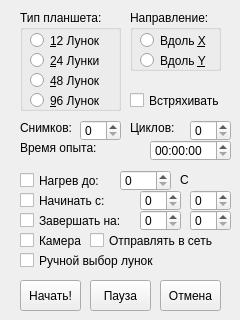
<?xml version="1.0" encoding="UTF-8"?>
<ui version="4.0">
 <class>Experiments</class>
 <widget class="QStackedWidget" name="Experiments">
  <property name="geometry">
   <rect>
    <x>0</x>
    <y>0</y>
    <width>240</width>
    <height>320</height>
   </rect>
  </property>
  <property name="windowTitle">
   <string>StackedWidget</string>
  </property>
  <property name="currentIndex">
   <number>0</number>
  </property>
  <widget class="QWidget" name="page_1">
   <property name="enabled">
    <bool>true</bool>
   </property>
   <property name="windowTitle">
    <string>Form</string>
   </property>
   <widget class="QGroupBox" name="gbTablet">
    <property name="geometry">
     <rect>
      <x>20</x>
      <y>10</y>
      <width>101</width>
      <height>101</height>
     </rect>
    </property>
    <property name="title">
     <string>Тип планшета:</string>
    </property>
    <widget class="QRadioButton" name="rb12holes">
     <property name="geometry">
      <rect>
       <x>10</x>
       <y>20</y>
       <width>100</width>
       <height>21</height>
      </rect>
     </property>
     <property name="text">
      <string>&amp;12 Лунок</string>
     </property>
    </widget>
    <widget class="QRadioButton" name="rb24holes">
     <property name="geometry">
      <rect>
       <x>10</x>
       <y>40</y>
       <width>100</width>
       <height>21</height>
      </rect>
     </property>
     <property name="text">
      <string>&amp;24 Лунки</string>
     </property>
    </widget>
    <widget class="QRadioButton" name="rb48holes">
     <property name="geometry">
      <rect>
       <x>10</x>
       <y>60</y>
       <width>100</width>
       <height>21</height>
      </rect>
     </property>
     <property name="text">
      <string>&amp;48 Лунок</string>
     </property>
    </widget>
    <widget class="QRadioButton" name="rb96holes">
     <property name="geometry">
      <rect>
       <x>10</x>
       <y>80</y>
       <width>100</width>
       <height>21</height>
      </rect>
     </property>
     <property name="text">
      <string>&amp;96 Лунок</string>
     </property>
    </widget>
   </widget>
   <widget class="QGroupBox" name="gbDirection">
    <property name="geometry">
     <rect>
      <x>130</x>
      <y>10</y>
      <width>91</width>
      <height>61</height>
     </rect>
    </property>
    <property name="title">
     <string>Направление:</string>
    </property>
    <widget class="QRadioButton" name="rbXaxis">
     <property name="geometry">
      <rect>
       <x>10</x>
       <y>20</y>
       <width>71</width>
       <height>21</height>
      </rect>
     </property>
     <property name="text">
      <string>Вдоль &amp;X</string>
     </property>
    </widget>
    <widget class="QRadioButton" name="rbYaxis">
     <property name="geometry">
      <rect>
       <x>10</x>
       <y>40</y>
       <width>71</width>
       <height>21</height>
      </rect>
     </property>
     <property name="text">
      <string>Вдоль &amp;Y</string>
     </property>
    </widget>
   </widget>
   <widget class="QCheckBox" name="chkShake">
    <property name="geometry">
     <rect>
      <x>130</x>
      <y>90</y>
      <width>101</width>
      <height>21</height>
     </rect>
    </property>
    <property name="text">
     <string>Встряхивать</string>
    </property>
   </widget>
   <widget class="QSpinBox" name="sbShots">
    <property name="geometry">
     <rect>
      <x>80</x>
      <y>120</y>
      <width>41</width>
      <height>21</height>
     </rect>
    </property>
   </widget>
   <widget class="QLabel" name="lbShots">
    <property name="geometry">
     <rect>
      <x>20</x>
      <y>120</y>
      <width>61</width>
      <height>16</height>
     </rect>
    </property>
    <property name="text">
     <string>Снимков:</string>
    </property>
   </widget>
   <widget class="QLabel" name="lbCycles">
    <property name="geometry">
     <rect>
      <x>130</x>
      <y>120</y>
      <width>51</width>
      <height>16</height>
     </rect>
    </property>
    <property name="text">
     <string>Циклов:</string>
    </property>
   </widget>
   <widget class="QSpinBox" name="sbCycles">
    <property name="geometry">
     <rect>
      <x>190</x>
      <y>120</y>
      <width>41</width>
      <height>21</height>
     </rect>
    </property>
   </widget>
   <widget class="QTimeEdit" name="timeEdit">
    <property name="geometry">
     <rect>
      <x>150</x>
      <y>140</y>
      <width>81</width>
      <height>21</height>
     </rect>
    </property>
   </widget>
   <widget class="QLabel" name="lbTime">
    <property name="geometry">
     <rect>
      <x>20</x>
      <y>140</y>
      <width>121</width>
      <height>16</height>
     </rect>
    </property>
    <property name="text">
     <string>Время опыта:</string>
    </property>
   </widget>
   <widget class="QCheckBox" name="chkHeat">
    <property name="geometry">
     <rect>
      <x>20</x>
      <y>170</y>
      <width>91</width>
      <height>21</height>
     </rect>
    </property>
    <property name="text">
     <string>Нагрев до:</string>
    </property>
   </widget>
   <widget class="QSpinBox" name="sbTemp">
    <property name="geometry">
     <rect>
      <x>120</x>
      <y>170</y>
      <width>51</width>
      <height>21</height>
     </rect>
    </property>
   </widget>
   <widget class="QLabel" name="lbTemp">
    <property name="geometry">
     <rect>
      <x>180</x>
      <y>170</y>
      <width>21</width>
      <height>20</height>
     </rect>
    </property>
    <property name="text">
     <string>С</string>
    </property>
   </widget>
   <widget class="QPushButton" name="pbStart">
    <property name="geometry">
     <rect>
      <x>20</x>
      <y>280</y>
      <width>61</width>
      <height>31</height>
     </rect>
    </property>
    <property name="text">
     <string>Начать!</string>
    </property>
   </widget>
   <widget class="QPushButton" name="pbPause">
    <property name="geometry">
     <rect>
      <x>90</x>
      <y>280</y>
      <width>61</width>
      <height>31</height>
     </rect>
    </property>
    <property name="text">
     <string>Пауза</string>
    </property>
   </widget>
   <widget class="QPushButton" name="pbCancel">
    <property name="geometry">
     <rect>
      <x>160</x>
      <y>280</y>
      <width>61</width>
      <height>31</height>
     </rect>
    </property>
    <property name="text">
     <string>Отмена</string>
    </property>
   </widget>
   <widget class="QCheckBox" name="chkStartOf">
    <property name="geometry">
     <rect>
      <x>20</x>
      <y>190</y>
      <width>121</width>
      <height>21</height>
     </rect>
    </property>
    <property name="text">
     <string>Начинать с:</string>
    </property>
   </widget>
   <widget class="QCheckBox" name="chkStopOn">
    <property name="geometry">
     <rect>
      <x>20</x>
      <y>210</y>
      <width>131</width>
      <height>21</height>
     </rect>
    </property>
    <property name="text">
     <string>Завершать на:</string>
    </property>
   </widget>
   <widget class="QSpinBox" name="sbStartX">
    <property name="geometry">
     <rect>
      <x>140</x>
      <y>190</y>
      <width>41</width>
      <height>21</height>
     </rect>
    </property>
   </widget>
   <widget class="QSpinBox" name="sbStartY">
    <property name="geometry">
     <rect>
      <x>190</x>
      <y>190</y>
      <width>41</width>
      <height>21</height>
     </rect>
    </property>
   </widget>
   <widget class="QSpinBox" name="sbStopX">
    <property name="geometry">
     <rect>
      <x>140</x>
      <y>210</y>
      <width>41</width>
      <height>21</height>
     </rect>
    </property>
   </widget>
   <widget class="QSpinBox" name="sbStopY">
    <property name="geometry">
     <rect>
      <x>190</x>
      <y>210</y>
      <width>41</width>
      <height>21</height>
     </rect>
    </property>
   </widget>
   <widget class="QCheckBox" name="chkVisual">
    <property name="geometry">
     <rect>
      <x>20</x>
      <y>230</y>
      <width>71</width>
      <height>21</height>
     </rect>
    </property>
    <property name="text">
     <string>Камера</string>
    </property>
   </widget>
   <widget class="QCheckBox" name="chkSelect">
    <property name="geometry">
     <rect>
      <x>20</x>
      <y>250</y>
      <width>161</width>
      <height>21</height>
     </rect>
    </property>
    <property name="text">
     <string>Ручной выбор лунок</string>
    </property>
   </widget>
   <widget class="QCheckBox" name="chkCloud">
    <property name="geometry">
     <rect>
      <x>90</x>
      <y>230</y>
      <width>141</width>
      <height>21</height>
     </rect>
    </property>
    <property name="text">
     <string>Отправлять в сеть</string>
    </property>
   </widget>
  </widget>
  <widget class="QWidget" name="tabletPage">
   <widget class="QPushButton" name="pbContinue">
    <property name="geometry">
     <rect>
      <x>70</x>
      <y>280</y>
      <width>101</width>
      <height>31</height>
     </rect>
    </property>
    <property name="focusPolicy">
     <enum>Qt::NoFocus</enum>
    </property>
    <property name="text">
     <string>Продолжить</string>
    </property>
   </widget>
   <widget class="QPushButton" name="pbLeft">
    <property name="geometry">
     <rect>
      <x>20</x>
      <y>280</y>
      <width>31</width>
      <height>31</height>
     </rect>
    </property>
    <property name="focusPolicy">
     <enum>Qt::NoFocus</enum>
    </property>
    <property name="text">
     <string>&lt;</string>
    </property>
   </widget>
   <widget class="QPushButton" name="pbRight">
    <property name="geometry">
     <rect>
      <x>190</x>
      <y>280</y>
      <width>31</width>
      <height>31</height>
     </rect>
    </property>
    <property name="focusPolicy">
     <enum>Qt::NoFocus</enum>
    </property>
    <property name="text">
     <string>&gt;</string>
    </property>
   </widget>
  </widget>
 </widget>
 <resources/>
 <connections/>
</ui>
